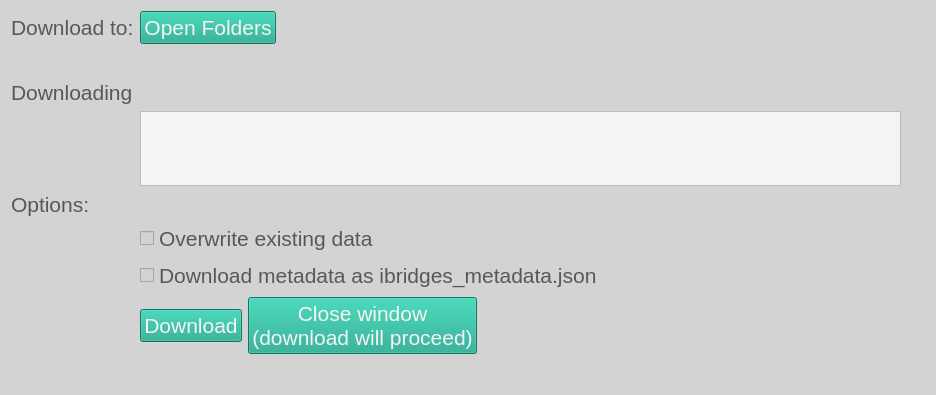
<?xml version="1.0" encoding="UTF-8"?>
<ui version="4.0">
 <class>Form</class>
 <widget class="QWidget" name="Form">
  <property name="geometry">
   <rect>
    <x>0</x>
    <y>0</y>
    <width>936</width>
    <height>395</height>
   </rect>
  </property>
  <property name="windowTitle">
   <string>Download</string>
  </property>
  <property name="styleSheet">
   <string notr="true">QWidget
{
    background-color: rgb(211,211,211);
    color: rgb(88, 88, 90);
    selection-background-color: rgb(21, 165, 137);
    selection-color: rgb(245, 244, 244);
    font: 16pt
}

QLabel#error_label
{
    color: rgb(220, 130, 30);
}

QLineEdit, QTextEdit, QTableWidget
{
   background-color:  rgb(245, 244, 244)
}

QPushButton
{
	background-color: rgb(21, 165, 137);
    color: rgb(245, 244, 244);
}

QPushButton#home_button, QPushButton#parent_button, QPushButton#refresh_button
{
    background-color: rgb(245, 244, 244);
}

QTabWidget#info_tabs
{
     background-color: background-color: rgb(211,211,211);
}

</string>
  </property>
  <layout class="QGridLayout" name="gridLayout">
   <item row="8" column="1">
    <layout class="QHBoxLayout" name="horizontalLayout">
     <item>
      <widget class="QPushButton" name="download_button">
       <property name="text">
        <string>Download</string>
       </property>
      </widget>
     </item>
     <item>
      <widget class="QPushButton" name="hide_button">
       <property name="text">
        <string>Close window 
(download will proceed)</string>
       </property>
      </widget>
     </item>
     <item>
      <spacer name="horizontalSpacer_2">
       <property name="orientation">
        <enum>Qt::Horizontal</enum>
       </property>
       <property name="sizeHint" stdset="0">
        <size>
         <width>40</width>
         <height>20</height>
        </size>
       </property>
      </spacer>
     </item>
    </layout>
   </item>
   <item row="6" column="1">
    <widget class="QCheckBox" name="metadata">
     <property name="text">
      <string>Download metadata as ibridges_metadata.json</string>
     </property>
    </widget>
   </item>
   <item row="1" column="1">
    <widget class="QLabel" name="destination_label">
     <property name="text">
      <string/>
     </property>
    </widget>
   </item>
   <item row="0" column="0">
    <widget class="QLabel" name="label">
     <property name="font">
      <font>
       <pointsize>16</pointsize>
       <italic>false</italic>
       <bold>false</bold>
      </font>
     </property>
     <property name="text">
      <string>Download to:</string>
     </property>
    </widget>
   </item>
   <item row="2" column="2">
    <widget class="QLabel" name="label_3">
     <property name="text">
      <string/>
     </property>
    </widget>
   </item>
   <item row="2" column="1">
    <widget class="QLabel" name="label_4">
     <property name="text">
      <string/>
     </property>
    </widget>
   </item>
   <item row="7" column="1">
    <spacer name="verticalSpacer">
     <property name="orientation">
      <enum>Qt::Vertical</enum>
     </property>
     <property name="sizeHint" stdset="0">
      <size>
       <width>20</width>
       <height>40</height>
      </size>
     </property>
    </spacer>
   </item>
   <item row="5" column="1">
    <widget class="QCheckBox" name="overwrite">
     <property name="text">
      <string>Overwrite existing data</string>
     </property>
    </widget>
   </item>
   <item row="0" column="1">
    <layout class="QHBoxLayout" name="horizontalLayout_3">
     <item>
      <widget class="QPushButton" name="folder_button">
       <property name="text">
        <string>Open Folders</string>
       </property>
      </widget>
     </item>
     <item>
      <spacer name="horizontalSpacer">
       <property name="orientation">
        <enum>Qt::Horizontal</enum>
       </property>
       <property name="sizeHint" stdset="0">
        <size>
         <width>40</width>
         <height>20</height>
        </size>
       </property>
      </spacer>
     </item>
    </layout>
   </item>
   <item row="2" column="0">
    <widget class="QLabel" name="label_5">
     <property name="text">
      <string>Downloading</string>
     </property>
    </widget>
   </item>
   <item row="4" column="0">
    <widget class="QLabel" name="label_2">
     <property name="font">
      <font>
       <pointsize>16</pointsize>
       <italic>false</italic>
       <bold>false</bold>
      </font>
     </property>
     <property name="text">
      <string>Options:</string>
     </property>
    </widget>
   </item>
   <item row="12" column="0" colspan="4">
    <widget class="QLabel" name="error_label">
     <property name="text">
      <string/>
     </property>
    </widget>
   </item>
   <item row="3" column="1">
    <widget class="QTextBrowser" name="source_browser"/>
   </item>
  </layout>
 </widget>
 <resources/>
 <connections/>
</ui>
